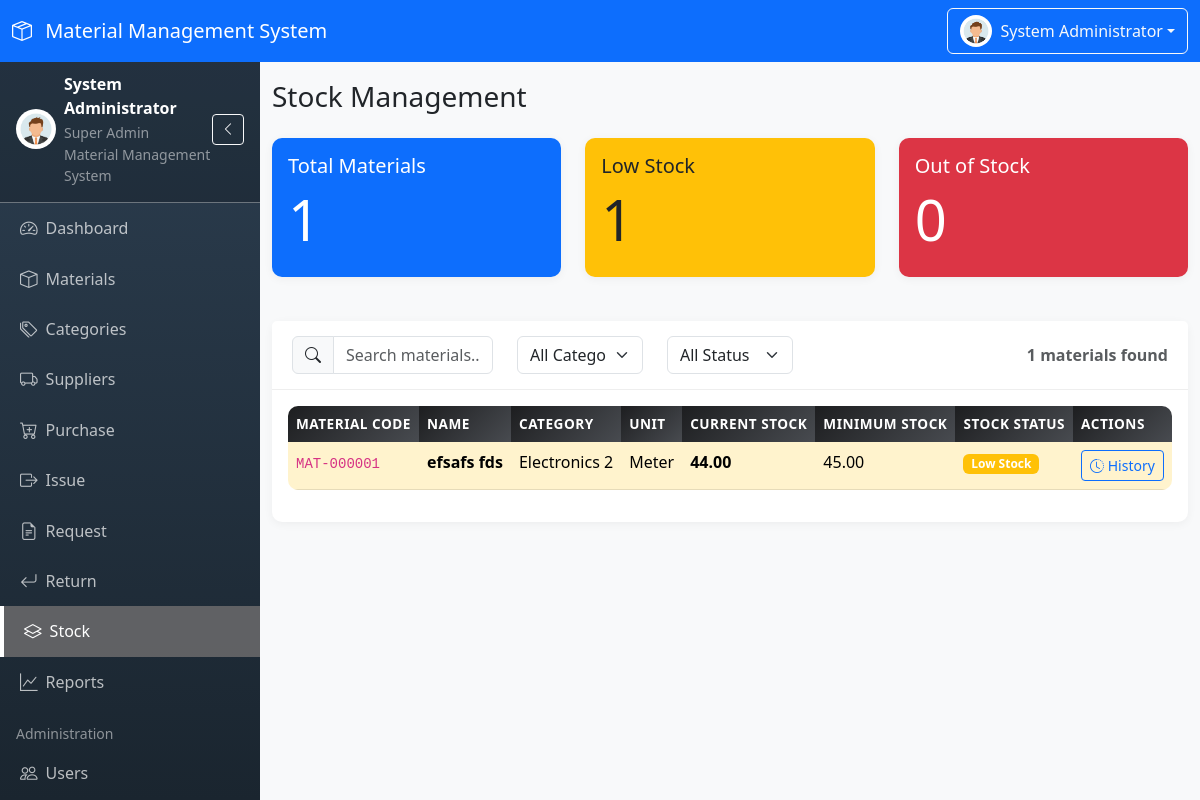
/modules/stock/index.php (signed in), run on the app's committed database.
### tables this page shows
CREATE TABLE `materials` (
  `id` int(11) NOT NULL,
  `material_code` varchar(20) NOT NULL,
  `material_name` varchar(100) NOT NULL,
  `category_id` int(11) NOT NULL,
  `unit` enum('Piece','Kg','Liter','Meter','Bag','Box','Roll','Packet') NOT NULL,
  `minimum_stock` decimal(10,2) NOT NULL DEFAULT 0.00,
  `current_stock` decimal(10,2) NOT NULL DEFAULT 0.00,
  `description` text DEFAULT NULL,
  `status` enum('Active','Inactive') NOT NULL DEFAULT 'Active',
  `created_by` int(11) DEFAULT NULL,
  `created_at` timestamp NOT NULL DEFAULT current_timestamp(),
  `updated_at` timestamp NOT NULL DEFAULT current_timestamp() ON UPDATE current_timestamp()
);

CREATE TABLE `categories` (
  `id` int(11) NOT NULL,
  `category_code` varchar(20) NOT NULL,
  `category_name` varchar(100) NOT NULL,
  `description` text DEFAULT NULL,
  `status` enum('Active','Inactive') NOT NULL DEFAULT 'Active',
  `created_by` int(11) DEFAULT NULL,
  `created_at` timestamp NOT NULL DEFAULT current_timestamp(),
  `updated_at` timestamp NOT NULL DEFAULT current_timestamp() ON UPDATE current_timestamp()
);

### modules/stock/index.php (the view, shortened to what this page needs)
<?php
$search = $_GET['search'] ?? '';
$sql = "SELECT m.*, c.category_name
        FROM materials m
        INNER JOIN categories c ON m.category_id = c.id
        WHERE 1=1";
$params = [];
$sql .= " ORDER BY m.material_name";
$stmt = $pdo->prepare($sql);
$stmt->execute($params);
$materials = $stmt->fetchAll();
$total_materials = count($materials);
$low_stock_count = 0;
$out_of_stock_count = 0;
foreach ($materials as $material) {
    if ($material['current_stock'] == 0) {
        $out_of_stock_count++;
    } elseif ($material['current_stock'] <= $material['minimum_stock']) {
        $low_stock_count++;
    }
}
require_once __DIR__ . '/../../includes/header.php';
?>
<div class="d-flex justify-content-between align-items-center mb-4">
    <h1 class="h3 mb-0">Stock Management</h1>
</div>
<div class="row mb-4">
    <div class="col-md-4">
        <div class="card bg-primary text-white">
            <div class="card-body">
                <h5 class="card-title">Total Materials</h5>
                <h2 class="display-4"><?php echo $total_materials; ?></h2>
            </div>
        </div>
    </div>
    <div class="col-md-4">
        <div class="card bg-warning text-dark">
            <div class="card-body">
                <h5 class="card-title">Low Stock</h5>
                <h2 class="display-4"><?php echo $low_stock_count; ?></h2>
            </div>
        </div>
    </div>
    <div class="col-md-4">
        <div class="card bg-danger text-white">
            <div class="card-body">
                <h5 class="card-title">Out of Stock</h5>
                <h2 class="display-4"><?php echo $out_of_stock_count; ?></h2>
            </div>
        </div>
    </div>
</div>
<div class="card">
    <div class="card-header">
        <div class="row align-items-center">
            <div class="col-md-3">
                <div class="input-group">
                    <span class="input-group-text"><i class="bi bi-search"></i></span>
                    <input type="text" class="form-control" id="searchInput" placeholder="Search materials..." value="<?php echo htmlspecialchars($search); ?>">
                </div>
            </div>
            <div class="col-md-2">
                <select class="form-select" id="categoryFilter">
                    <option value="">All Categories</option>
                </select>
            </div>
            <div class="col-md-2">
                <select class="form-select" id="statusFilter">
                    <option value="">All Status</option>
                </select>
            </div>
            <div class="col-md-5 text-end">
                <span class="text-muted"><?php echo count($materials); ?> materials found</span>
            </div>
        </div>
    </div>
    <div class="card-body">
        <div class="table-responsive">
            <table class="table table-hover">
                <thead>
                    <tr>
                        <th>Material Code</th>
                        <th>Name</th>
                        <th>Category</th>
                        <th>Unit</th>
                        <th>Current Stock</th>
                        <th>Minimum Stock</th>
                        <th>Stock Status</th>
                        <th>Actions</th>
                    </tr>
                </thead>
                <tbody>
                    <?php foreach ($materials as $material): ?>
                    <?php
                    if ($material['current_stock'] == 0) {
                        $stock_status = 'Out of Stock';
                        $stock_badge = 'danger';
                    } elseif ($material['current_stock'] <= $material['minimum_stock']) {
                        $stock_status = 'Low Stock';
                        $stock_badge = 'warning';
                    } else {
                        $stock_status = 'In Stock';
                        $stock_badge = 'success';
                    }
                    ?>
                    <tr class="<?php echo $stock_badge === 'danger' || $stock_badge === 'warning' ? 'table-' . $stock_badge : ''; ?>">
                        <td><code><?php echo htmlspecialchars($material['material_code']); ?></code></td>
                        <td><strong><?php echo htmlspecialchars($material['material_name']); ?></strong></td>
                        <td><?php echo htmlspecialchars($material['category_name']); ?></td>
                        <td><?php echo htmlspecialchars($material['unit']); ?></td>
                        <td>
                            <span class="<?php echo $stock_badge === 'danger' || $stock_badge === 'warning' ? 'fw-bold' : ''; ?>">
                                <?php echo number_format($material['current_stock'], 2); ?>
                            </span>
                        </td>
                        <td><?php echo number_format($material['minimum_stock'], 2); ?></td>
                        <td>
                            <span class="badge bg-<?php echo $stock_badge; ?>">
                                <?php echo $stock_status; ?>
                            </span>
                        </td>
                        <td>
                            <a href="<?php echo BASE_URL; ?>/modules/stock/history.php?material_id=<?php echo $material['id']; ?>" class="btn btn-sm btn-outline-primary">
                                <i class="bi bi-clock-history"></i> History
                            </a>
                        </td>
                    </tr>
                    <?php endforeach; ?>
                </tbody>
            </table>
        </div>
    </div>
</div>
<?php require_once __DIR__ . '/../../includes/footer.php'; ?>

### assets/css/style.css (style rules this page uses)
:root { --primary-color: #667eea; --secondary-color: #764ba2; --sidebar-width: 260px; --sidebar-collapsed-width: 70px; --navbar-height: 56px; }
body { font-family: 'Segoe UI', Tahoma, Geneva, Verdana, sans-serif; background-color: #f8f9fa; overflow-x: hidden; }
.card { border: none; border-radius: 10px; box-shadow: 0 2px 10px rgba(0, 0, 0, 0.05); margin-bottom: 20px; }
.card-header { background: white; border-bottom: 1px solid #eee; padding: 15px 20px; font-weight: 600; border-radius: 10px 10px 0 0; }
.table { border-radius: 10px; overflow: hidden; }
.table thead th { background: linear-gradient(135deg, #1d1e20, #484b50); color: white; border: none; font-weight: 600; text-transform: uppercase; font-size: 0.85rem; letter-spacing: 0.5px; }
.table tbody tr { transition: all 0.2s ease; }

### data on the page
materials: material_code "MAT-000001", material_name "efsafs fds", category.category_name "Electronics 2", unit "Meter", current_stock "44.00", minimum_stock "45.00", stock_status "Low Stock"

### other printed values
SYSTEM_NAME "Material Management System"
$_SESSION['full_name'] "System Administrator"
$_SESSION['role_name'] "Super Admin"
$total_materials "1"
$low_stock_count "1"
$out_of_stock_count "0"
count($materials) "1"
